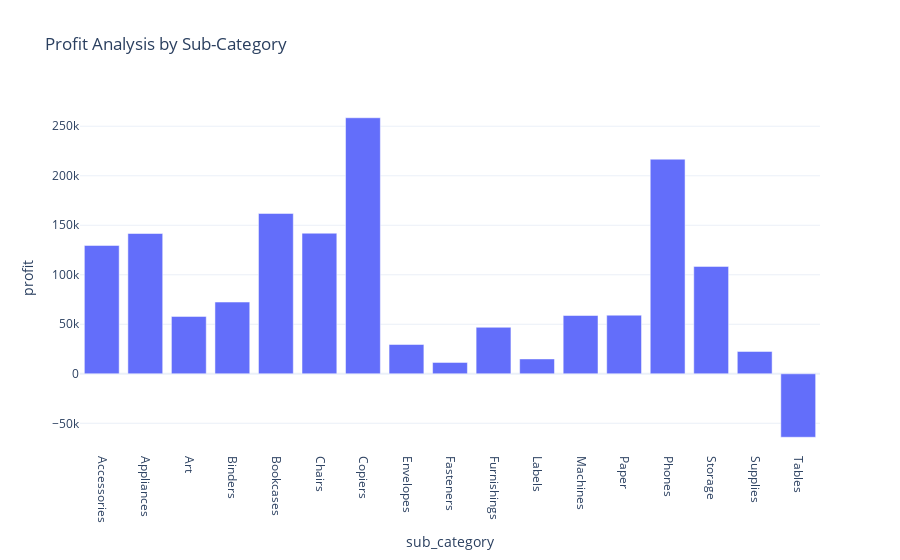

Notebook source saved alongside this figure:
### Markdown cell above
##### 6. Profit by Sub Category

### Code cell
profit_by_subcategory = df.groupby('sub_category')['profit'].sum().reset_index()

fig = px.bar(profit_by_subcategory, x='sub_category', y='profit', title='Profit Analysis by Sub-Category')
fig.update_layout(xaxis_tickangle=90)
fig.show()

### Figure 1 — Plotly figure (JSON) as saved in the notebook; plotly's stock layout.template omitted (floating-point values rounded to 4 significant figures)
{"data": [{"alignmentgroup": "True", "hovertemplate": "sub_category=%{x}<br>profit=%{y}<extra></extra>", "legendgroup": "", "marker": {"color": "#636efa", "pattern": {"shape": ""}}, "name": "", "offsetgroup": "", "orientation": "v", "showlegend": false, "textposition": "auto", "type": "bar", "x": ["Accessories", "Appliances", "Art", "Binders", "Bookcases", "Chairs", "Copiers", "Envelopes", "Fasteners", "Furnishings", "Labels", "Machines", "Paper", "Phones", "Storage", "Supplies", "Tables"], "xaxis": "x", "y": [129600.0, 141700.0, 57950.0, 72450.0, 161900.0, 142000.0, 258600.0, 29600.0, 11530.0, 46970.0, 15010.0, 58870.0, 59210.0, 216700.0, 108500.0, 22580.0, -64080.0], "yaxis": "y"}], "layout": {"barmode": "relative", "legend": {"tracegroupgap": 0}, "title": {"text": "Profit Analysis by Sub-Category"}, "xaxis": {"anchor": "y", "domain": [0, 1], "tickangle": 90, "title": {"text": "sub_category"}}, "yaxis": {"anchor": "x", "domain": [0, 1], "title": {"text": "profit"}}}}
